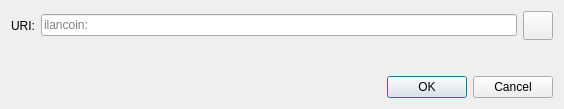
<?xml version="1.0" encoding="UTF-8"?>
<ui version="4.0">
 <class>OpenURIDialog</class>
 <widget class="QDialog" name="OpenURIDialog">
  <property name="geometry">
   <rect>
    <x>0</x>
    <y>0</y>
    <width>564</width>
    <height>109</height>
   </rect>
  </property>
  <property name="windowTitle">
   <string>Open ilancoin URI</string>
  </property>
  <layout class="QVBoxLayout" name="verticalLayout">
   <item>
    <layout class="QHBoxLayout" name="horizontalLayout">
     <item>
      <widget class="QLabel" name="label">
       <property name="text">
        <string>URI:</string>
       </property>
      </widget>
     </item>
     <item>
      <widget class="QValidatedLineEdit" name="uriEdit">
       <property name="placeholderText">
        <string notr="true">ilancoin:</string>
       </property>
      </widget>
     </item>
     <item>
      <widget class="QToolButton" name="pasteButton">
       <property name="toolTip">
        <string extracomment="Tooltip text for button that allows you to paste an address that is in your clipboard.">Paste address from clipboard</string>
       </property>
       <property name="text">
        <string/>
       </property>
       <property name="icon">
        <iconset resource="../ilancoin.qrc">
         <normaloff>:/icons/editpaste</normaloff>:/icons/editpaste
        </iconset>
       </property>
       <property name="iconSize">
        <size>
         <width>22</width>
         <height>22</height>
        </size>
       </property>
      </widget>
     </item>
    </layout>
   </item>
   <item>
    <spacer name="verticalSpacer">
     <property name="orientation">
      <enum>Qt::Vertical</enum>
     </property>
     <property name="sizeHint" stdset="0">
      <size>
       <width>20</width>
       <height>40</height>
      </size>
     </property>
    </spacer>
   </item>
   <item>
    <widget class="QDialogButtonBox" name="buttonBox">
     <property name="orientation">
      <enum>Qt::Horizontal</enum>
     </property>
     <property name="standardButtons">
      <set>QDialogButtonBox::Cancel|QDialogButtonBox::Ok</set>
     </property>
    </widget>
   </item>
  </layout>
 </widget>
 <customwidgets>
  <customwidget>
   <class>QValidatedLineEdit</class>
   <extends>QLineEdit</extends>
   <header>qt/qvalidatedlineedit.h</header>
  </customwidget>
 </customwidgets>
 <resources/>
 <connections>
  <connection>
   <sender>buttonBox</sender>
   <signal>accepted()</signal>
   <receiver>OpenURIDialog</receiver>
   <slot>accept()</slot>
   <hints>
    <hint type="sourcelabel">
     <x>248</x>
     <y>254</y>
    </hint>
    <hint type="destinationlabel">
     <x>157</x>
     <y>274</y>
    </hint>
   </hints>
  </connection>
  <connection>
   <sender>buttonBox</sender>
   <signal>rejected()</signal>
   <receiver>OpenURIDialog</receiver>
   <slot>reject()</slot>
   <hints>
    <hint type="sourcelabel">
     <x>316</x>
     <y>260</y>
    </hint>
    <hint type="destinationlabel">
     <x>286</x>
     <y>274</y>
    </hint>
   </hints>
  </connection>
 </connections>
</ui>
